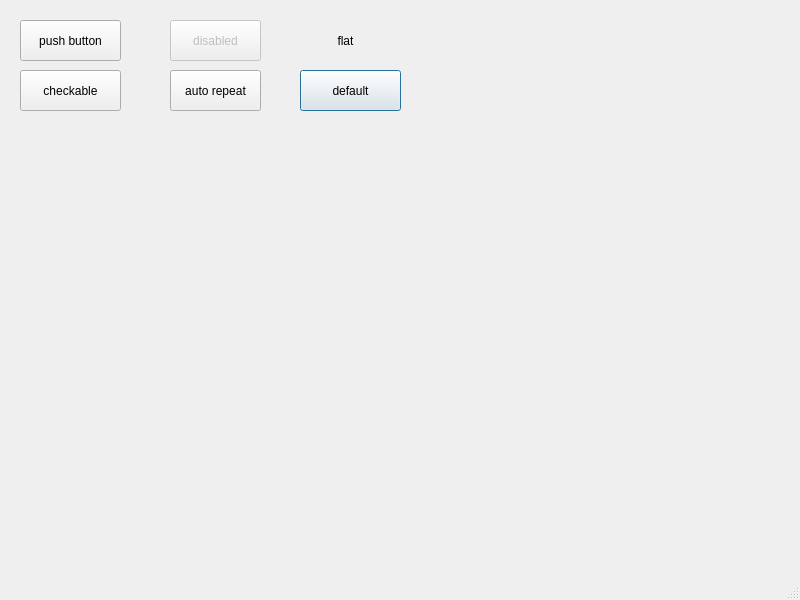
<?xml version="1.0" encoding="UTF-8"?>
<ui version="4.0">
 <class>MainWindow</class>
 <widget class="QMainWindow" name="MainWindow">
  <property name="geometry">
   <rect>
    <x>0</x>
    <y>0</y>
    <width>800</width>
    <height>600</height>
   </rect>
  </property>
  <property name="windowTitle">
   <string>MainWindow</string>
  </property>
  <widget class="QWidget" name="centralwidget">
   <widget class="QPushButton" name="btnPush">
    <property name="geometry">
     <rect>
      <x>20</x>
      <y>20</y>
      <width>101</width>
      <height>41</height>
     </rect>
    </property>
    <property name="text">
     <string>push button</string>
    </property>
   </widget>
   <widget class="QPushButton" name="btnDisabled">
    <property name="enabled">
     <bool>false</bool>
    </property>
    <property name="geometry">
     <rect>
      <x>170</x>
      <y>20</y>
      <width>91</width>
      <height>41</height>
     </rect>
    </property>
    <property name="text">
     <string>disabled</string>
    </property>
   </widget>
   <widget class="QPushButton" name="btnFlat">
    <property name="geometry">
     <rect>
      <x>300</x>
      <y>20</y>
      <width>91</width>
      <height>41</height>
     </rect>
    </property>
    <property name="text">
     <string>flat</string>
    </property>
    <property name="flat">
     <bool>true</bool>
    </property>
   </widget>
   <widget class="QPushButton" name="btnCheckable">
    <property name="geometry">
     <rect>
      <x>20</x>
      <y>70</y>
      <width>101</width>
      <height>41</height>
     </rect>
    </property>
    <property name="text">
     <string>checkable</string>
    </property>
    <property name="checkable">
     <bool>true</bool>
    </property>
   </widget>
   <widget class="QPushButton" name="btnAutoRepeat">
    <property name="geometry">
     <rect>
      <x>170</x>
      <y>70</y>
      <width>91</width>
      <height>41</height>
     </rect>
    </property>
    <property name="text">
     <string>auto repeat</string>
    </property>
    <property name="autoRepeat">
     <bool>true</bool>
    </property>
   </widget>
   <widget class="QPushButton" name="btnDefault">
    <property name="geometry">
     <rect>
      <x>300</x>
      <y>70</y>
      <width>101</width>
      <height>41</height>
     </rect>
    </property>
    <property name="text">
     <string>default</string>
    </property>
    <property name="default">
     <bool>true</bool>
    </property>
   </widget>
  </widget>
  <widget class="QMenuBar" name="menubar">
   <property name="geometry">
    <rect>
     <x>0</x>
     <y>0</y>
     <width>800</width>
     <height>19</height>
    </rect>
   </property>
  </widget>
  <widget class="QStatusBar" name="statusbar"/>
 </widget>
 <resources/>
 <connections/>
</ui>
